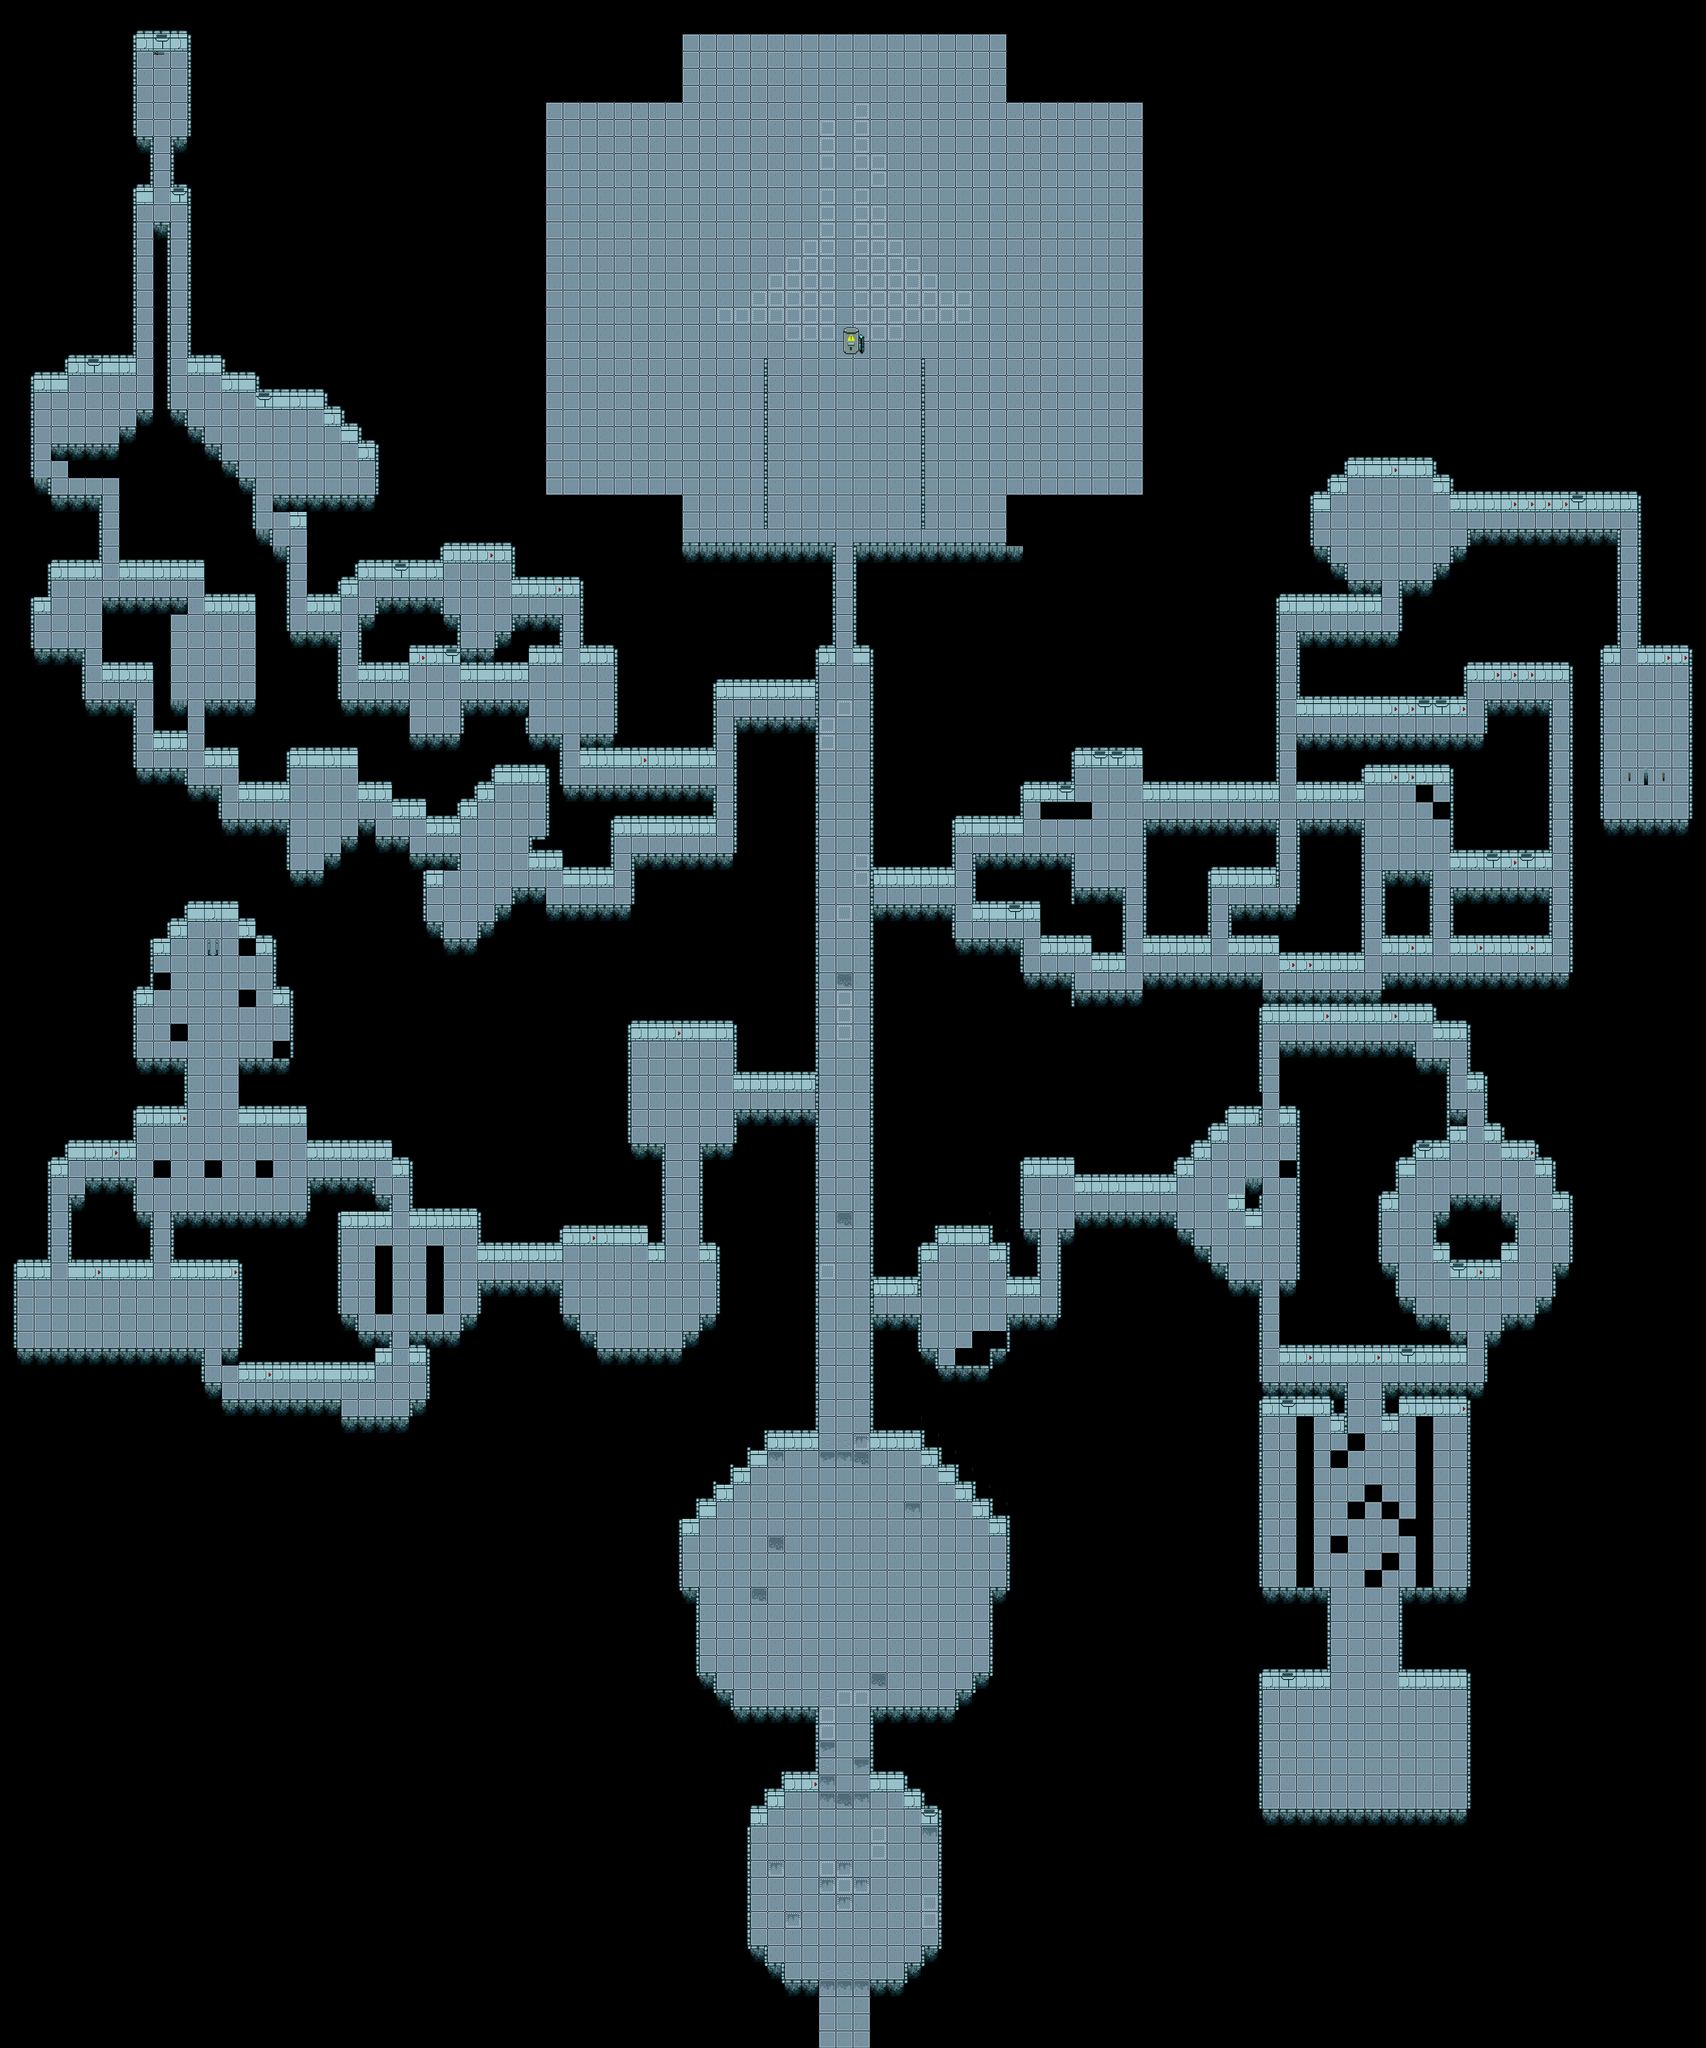

This game map was drawn from its Tiled (.tmx) file and the tilesets committed beside it. A one-line description and the trimmed map source follow:
An orthogonal 100x120 tile map with 32x32 px tiles, 3 tile layers (bgWall, Tile Layer 1, bg), 2 tilesets and 157 objects.

<map version="1.5" tiledversion="1.7.2" orientation="orthogonal" renderorder="right-down" width="100" height="120" tilewidth="32" tileheight="32" infinite="0" nextlayerid="15" nextobjectid="628">
 <properties>
  <property name="music" value="audio/music/FalloutMusic1.mp3" />
 </properties>
 <tileset firstgid="1" source="remebered.tsx" />
 <tileset firstgid="17" source="remeberedWall.tsx" />
 <layer id="13" name="bgWall" width="100" height="120">
  <data>[12000 cells, 1015 non-empty, 15 distinct tile ids]</data>
 </layer>
 <layer id="1" name="Tile Layer 1" width="100" height="120">
  <data>[12000 cells, 3775 non-empty, 22 distinct tile ids]</data>
 </layer>
 <layer id="12" name="bg" width="100" height="120">
  <data>[12000 cells, 700 non-empty, 18 distinct tile ids]</data>
 </layer>
 <objectgroup id="8" name="lights">
  <properties>
   <property name="light" type="bool" value="true" />
  </properties>
  <object id="499" x="1486" y="3636">
   <point />
  </object>
  <object id="500" x="1488.67" y="3444.67">
   <point />
  </object>
  <object id="501" x="1682" y="3440.67">
   <point />
  </object>
  <object id="502" x="1680.67" y="3636.67">
   <point />
  </object>
  <object id="503" x="1583.33" y="3278.67">
   <point />
  </object>
  <object id="504" x="1582" y="2671.33">
   <point />
  </object>
  <object id="505" x="1581.33" y="2357.33">
   <point />
  </object>
  <object id="506" x="1584.67" y="2070">
   <point />
  </object>
  <object id="507" x="1584.67" y="1755.33">
   <point />
  </object>
  <object id="508" x="1586.67" y="1456.67">
   <point />
  </object>
  <object id="509" x="1584.67" y="1232">
   <point />
  </object>
  <object id="510" x="1584.67" y="1140.67">
   <point />
  </object>
  <object id="511" x="1585.33" y="1040.67">
   <point />
  </object>
  <object id="512" x="1584" y="946">
   <point />
  </object>
  <object id="514" x="1584" y="881.333">
   <point />
  </object>
  <object id="515" x="1583.33" y="786">
   <point />
  </object>
  <object id="516" x="1582.67" y="721.333">
   <point />
  </object>
  <object id="517" x="1584" y="658.667">
   <point />
  </object>
  <object id="518" x="1504" y="3120">
   <point />
  </object>
  <object id="519" x="1393.33" y="3021.33">
   <point />
  </object>
  <object id="520" x="1641.33" y="2826.67">
   <point />
  </object>
  <object id="521" x="1790.67" y="3002.67">
   <point />
  </object>
  <object id="522" x="1804" y="2437.33">
   <point />
  </object>
  <object id="523" x="1281.33" y="2061.33">
   <point />
  </object>
  <object id="524" x="1969" y="2257">
   <point />
  </object>
  <object id="525" x="2255" y="2254">
   <point />
  </object>
  <object id="526" x="2384" y="2097.33">
   <point />
  </object>
  <object id="527" x="2382.67" y="2445.33">
   <point />
  </object>
  <object id="541" x="1210" y="2437">
   <point />
  </object>
  <object id="550" x="1966" y="1558">
   <point />
  </object>
  <object id="551" x="2126" y="1526">
   <point />
  </object>
  <object id="552" x="2092" y="1608">
   <point />
  </object>
  <object id="557" x="948" y="1562.67">
   <point />
  </object>
  <object id="565" x="1134.67" y="1266.67">
   <point />
  </object>
 </objectgroup>
 <objectgroup id="2" name="cameraLayer">
  <properties>
   <property name="camera" type="bool" value="true" />
  </properties>
  <object id="4" x="1024" y="64" width="1120" height="960">
   <properties>
    <property name="reactorRoom" type="bool" value="true" />
   </properties>
  </object>
  <object id="43" x="1248" y="2688" width="672" height="544" />
  <object id="45" x="1472" y="1248" width="224" height="1440" />
  <object id="57" x="1376" y="3328" width="416" height="416" />
  <object id="58" x="1536" y="3232" width="96" height="96" />
  <object id="104" x="1696" y="2304" width="224" height="288" />
  <object id="349" x="1536" y="1024" width="96" height="224" />
 </objectgroup>
 <objectgroup id="3" name="playerMisc">
  <object id="5" x="1568.67" y="3744">
   <properties>
    <property name="playerSpawn" type="bool" value="true" />
   </properties>
   <point />
  </object>
  <object id="46" x="1533.5" y="3706.5" width="101.5" height="38">
   <properties>
    <property name="message" value="messages/new-enter.txt" />
   </properties>
  </object>
  <object id="86" x="1332" y="172" width="553.333" height="494.667">
   <properties>
    <property name="message" value="messages/final-reactor.txt" />
    <property name="reactorTP" type="bool" value="true" />
   </properties>
  </object>
  <object id="608" x="1525.33" y="1240" width="114.667" height="117.333">
   <properties>
    <property name="message" value="messages/stop-him.txt" />
   </properties>
  </object>
 </objectgroup>
 <objectgroup id="4" name="scientist">
  <properties>
   <property name="scientistSpawn" type="bool" value="true" />
  </properties>
  <object id="594" x="1569.33" y="1252.67">
   <point />
  </object>
  <object id="595" x="1469.33" y="3452">
   <point />
  </object>
  <object id="596" x="1578.67" y="3422.67">
   <point />
  </object>
  <object id="597" x="1701.33" y="3501.33">
   <point />
  </object>
  <object id="598" x="1460" y="3121.33">
   <point />
  </object>
  <object id="599" x="1529.33" y="3056">
   <point />
  </object>
  <object id="600" x="1594.67" y="2992">
   <point />
  </object>
  <object id="601" x="1682.67" y="2921.33">
   <point />
  </object>
  <object id="602" x="1432" y="2856">
   <point />
  </object>
  <object id="603" x="1712" y="3072">
   <point />
  </object>
  <object id="604" x="1469.33" y="972">
   <point />
  </object>
  <object id="605" x="1544" y="980">
   <point />
  </object>
  <object id="606" x="1624" y="978.667">
   <point />
  </object>
  <object id="607" x="1682.67" y="974.667">
   <point />
  </object>
  <object id="610" x="1389.33" y="2930.67">
   <point />
  </object>
  <object id="611" x="1560" y="2837.33">
   <point />
  </object>
  <object id="612" x="1758.67" y="2956">
   <point />
  </object>
  <object id="613" x="1642.67" y="3097.33">
   <point />
  </object>
  <object id="614" x="1504" y="2958.67">
   <point />
  </object>
  <object id="615" x="1558.67" y="2529.33">
   <point />
  </object>
  <object id="617" x="1586.67" y="1937.33">
   <point />
  </object>
  <object id="618" x="1572" y="1782.67">
   <point />
  </object>
  <object id="620" x="1480" y="861.333">
   <point />
  </object>
  <object id="621" x="1538.67" y="857.333">
   <point />
  </object>
  <object id="622" x="1641.33" y="852">
   <point />
  </object>
  <object id="623" x="1682.67" y="858.667">
   <point />
  </object>
  <object id="624" x="1477.33" y="777.333">
   <point />
  </object>
  <object id="625" x="1540" y="773.333">
   <point />
  </object>
  <object id="626" x="1641.33" y="776">
   <point />
  </object>
  <object id="627" x="1694.67" y="780">
   <point />
  </object>
 </objectgroup>
 <objectgroup id="5" name="colliders">
  <properties>
   <property name="collidable" type="bool" value="true" />
  </properties>
  <object id="18" x="1184" y="3712" width="352" height="128" />
  <object id="19" x="1632" y="3712" width="320" height="128" />
  <object id="20" x="1184" y="3329.01" width="222.667" height="411.315" />
  <object id="21" x="1760" y="3200" width="160" height="512" />
  <object id="22" x="1376" y="3200" width="160" height="140.333" />
  <object id="23" x="1632" y="3200" width="160" height="138.333" />
  </objectgroup>
 <objectgroup id="11" name="checkpoint">
  <properties>
   <property name="checkpoint" type="bool" value="true" />
  </properties>
  <!-- 4 objects omitted --></objectgroup>
 <objectgroup id="14" name="doors">
  <properties>
   <property name="door" type="bool" value="true" />
  </properties>
  <!-- 19 objects omitted --></objectgroup>
</map>
<!-- 76 of 157 objects omitted -->
